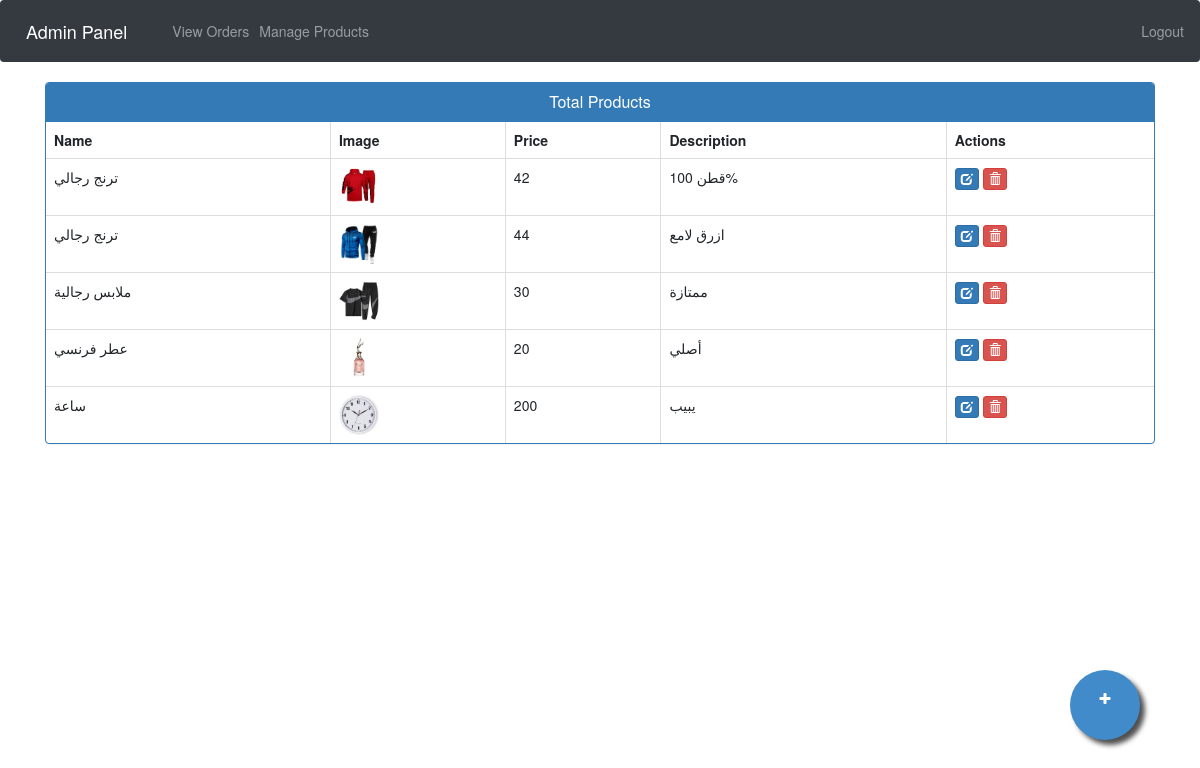
The app's page /admin-products (signed in) with its own data.
### ecom/models.py (models this page shows, shortened)
class Product(models.Model):
    name=models.CharField(max_length=40)
    product_image= models.ImageField(upload_to='product_image/',null=True,blank=True)
    price = models.PositiveIntegerField()
    description=models.CharField(max_length=40)

### ecom/views.py (the view)
# urls.py: path('admin-products', views.admin_products_view,name='admin-products'),
@login_required(login_url='adminlogin')
def admin_products_view(request):
    products=models.Product.objects.all()
    return render(request,'ecom/admin_products.html',{'products':products})

### templates/ecom/admin_products.html (shortened to what this page needs)
{% extends 'ecom/admin_base.html' %}
{% load static %}
{% block content %}
<head>
  <link href="//netdna.bootstrapcdn.com/bootstrap/3.0.0/css/bootstrap.min.css" rel="stylesheet" id="bootstrap-css">
</head>
<div class="container">
  <div class="panel panel-primary">
    <div class="panel-heading">
      <h6 class="panel-title">Total Products</h6>
    </div>
    <table class="table table-hover table-bordered" id="dev-table">
      <thead>
        <tr>
          <th>Name</th>
          <th>Image</th>
          <th>Price</th>
          <th>Description</th>
          <th>Actions</th>
        </tr>
      </thead>
      {% for p in products %}
  {% if p %}
      <tr>
        <td> {{p.name}}</td>
        <td> <img src="{% static p.product_image.url %}" alt="Profile Pic" height="40px" width="40px" /></td>
        <td>{{p.price}}</td>
        <td>{{p.description}}</td>
        <td><a class="btn btn-primary btn-xs" href="{% url 'update-product' p.id  %}"><span class="glyphicon glyphicon-edit"></span></a>
          <a class="btn btn-danger btn-xs" href="{% url 'delete-product' p.id  %}"><span class="glyphicon glyphicon-trash"></span></a></td>
      </tr>
      {%else%}
      <br><br><br>
      <h1>No Products!!</h1>
      {% endif %}
      {% endfor %}
    </table>
  </div>
</div>
<a href="/admin-add-product" class="float">
<i class="fa fa-plus my-float"></i>
</a>
{% endblock content %}

### templates/ecom/admin_products.html (style rules this page uses)
a:link { text-decoration: none; }
h6 { text-align: center; }
.float { position:fixed; width:70px; height:70px; bottom:60px; right:60px; background-color:#428bca; color:#FFF; border-radius:50px; text-align:center; box-shadow: 5px 5px 5px #505050; }
.my-float { margin-top:22px; }
.fa { padding: 0em 0.5em; }

### records on screen
Product: name "ترنج رجالي", product_image (picture), price "42", description "قطن 100%"
Product: name "ترنج رجالي", product_image (picture), price "44", description "ازرق لامع"
Product: name "ملابس رجالية", product_image (picture), price "30", description "ممتازة"
Product: name "عطر فرنسي", product_image (picture), price "20", description "أصلي"
Product: name "ساعة", product_image (picture), price "200", description "يبيب"
